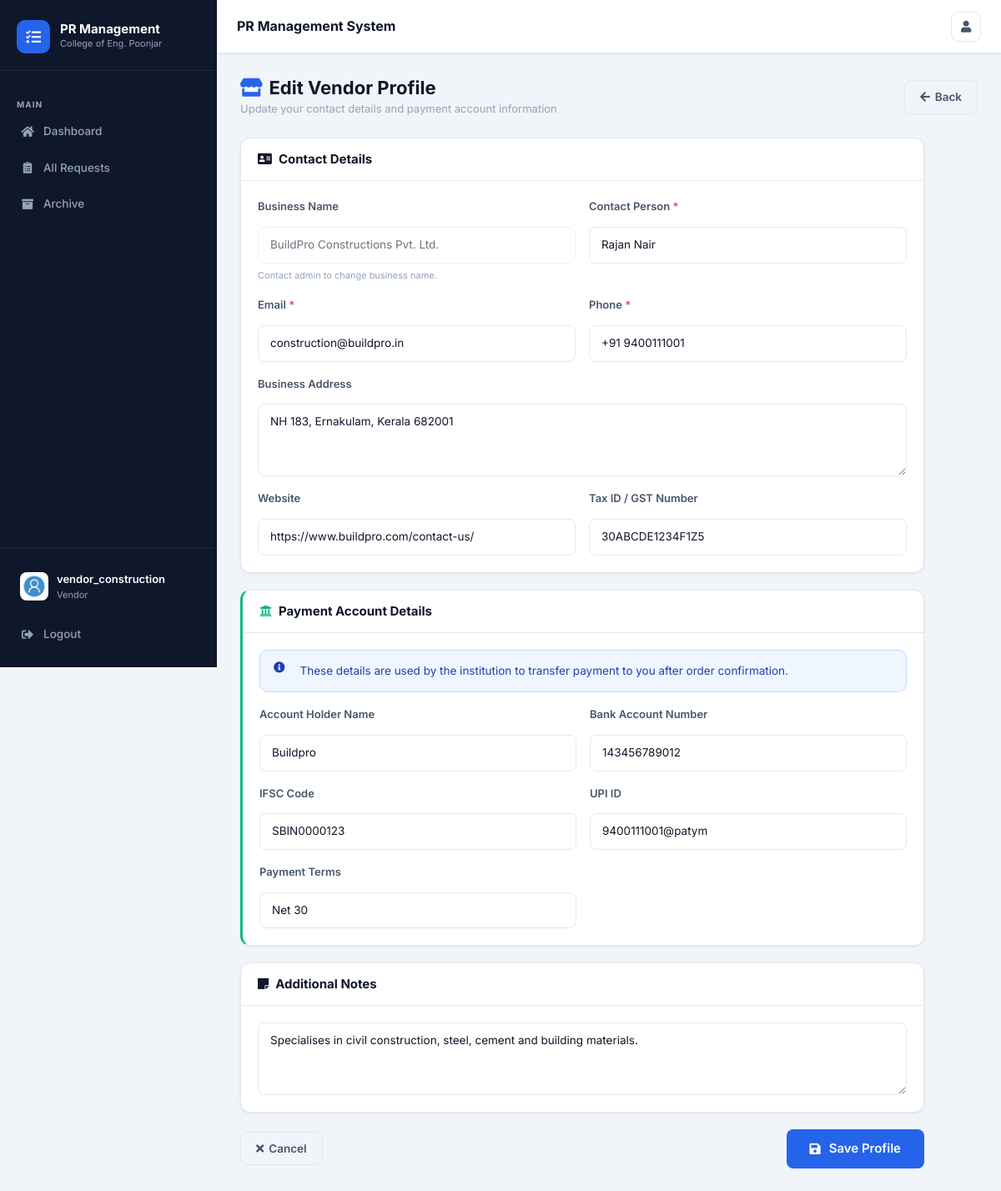
The page /vendor/profile/edit/ (signed in) on the database its author committed.
### users/models.py (models this page shows, shortened)
class Profile(models.Model):
    user = models.OneToOneField(User, on_delete=models.CASCADE)
    image = models.ImageField(default='default.jpg', upload_to='profile_pics')
    role = models.CharField(max_length=20, choices=ROLE_CHOICES, default='requester')
    def is_admin(self):
        return self.role == 'admin'
    def is_buyer(self):
        return self.role == 'buyer'
    def is_requester(self):
        return self.role == 'requester'
    def is_vendor(self):
        return self.role == 'vendor'

### prs/models.py (models this page shows, shortened)
class Vendor(models.Model):
    user = models.OneToOneField(User, on_delete=models.CASCADE, null=True, blank=True, related_name='vendor_profile')
    name = models.CharField(max_length=200, unique=True)
    contact_person = models.CharField(max_length=200, blank=True)
    email = models.EmailField(blank=True)
    phone = models.CharField(max_length=50, blank=True)
    address = models.TextField(blank=True)
    website = models.URLField(blank=True)
    tax_id = models.CharField(max_length=100, blank=True, help_text="Tax ID or Business Registration Number")
    bank_account = models.CharField(max_length=100, blank=True)
    account_holder = models.CharField(max_length=200, blank=True, help_text="Bank account holder name")
    ifsc_code = models.CharField(max_length=20, blank=True, help_text="IFSC code for bank transfer")
    upi_id = models.CharField(max_length=100, blank=True, help_text="UPI ID for payments (e.g. vendor@upi)")
    payment_terms = models.CharField(max_length=100, blank=True, help_text="e.g., Net 30, Net 60")
    categories = models.CharField(
        max_length=500,
        blank=True,
        help_text="Select categories you serve (comma-separated)"
    )
    status = models.CharField(max_length=50, choices=vendor_status_choice, default='Pending')
    rating = models.FloatField(default=0.0, help_text="Average rating out of 5")
    is_approved = models.BooleanField(default=False)
    approved_by = models.ForeignKey(User, on_delete=models.SET_NULL, null=True, blank=True, related_name='vendors_approved')
    approved_date = models.DateTimeField(null=True, blank=True)
    date_added = models.DateTimeField(default=timezone.now)
    added_by = models.ForeignKey(User, on_delete=models.SET_NULL, null=True, related_name='vendors_added')
    notes = models.TextField(blank=True)
    class Meta:
        ordering = ['name']

### prs/views.py (the view, shortened to what this page needs)
# urls.py: path('vendor/profile/edit/', views.vendor_profile_edit, name='vendor-profile-edit'),
@login_required
def vendor_profile_edit(request):
    try:
        vendor = Vendor.objects.get(user=request.user)
    except Vendor.DoesNotExist:
        from django.contrib import messages
        messages.error(request, 'No vendor profile found.')
        return redirect('vendor-register')
    return render(request, 'prs/vendor_profile_edit.html', {'vendor': vendor})

### prs/templates/prs/vendor_profile_edit.html (shortened to what this page needs)
{% extends "prs/layout.html" %}
{% block content %}
<div class="page-header">
  <div class="page-header-left">
    <h1><i class="fas fa-store mr-2" style="color:var(--primary)"></i>Edit Vendor Profile</h1>
    <p>Update your contact details and payment account information</p>
  </div>
  <a href="{% url 'vendor-dashboard' %}" class="btn btn-outline"><i class="fas fa-arrow-left"></i> Back</a>
</div>
<div style="max-width:820px;">
<form method="POST">
<div class="card" style="margin-bottom:20px;">
  <div class="card-header"><h5><i class="fas fa-address-card mr-2"></i>Contact Details</h5></div>
  <div class="card-body">
    <div class="vpe-grid">
      <div class="vpe-group">
        <label>Business Name</label>
        <input type="text" value="{{ vendor.name }}" disabled style="opacity:.6;cursor:not-allowed;">
        <div class="vpe-hint">Contact admin to change business name.</div>
      </div>
      <div class="vpe-group">
        <label>Contact Person <span class="req">*</span></label>
        <input type="text" name="contact_person" value="{{ vendor.contact_person }}" placeholder="Full name of primary contact" required>
      </div>
      <div class="vpe-group">
        <label>Email <span class="req">*</span></label>
        <input type="email" name="email" value="{{ vendor.email }}" placeholder="business@example.com" required>
      </div>
      <div class="vpe-group">
        <label>Phone <span class="req">*</span></label>
        <input type="text" name="phone" value="{{ vendor.phone }}" placeholder="+91 98765 43210" required>
      </div>
      <div class="vpe-group vpe-full">
        <label>Business Address</label>
        <textarea name="address" rows="3" placeholder="Full business address...">{{ vendor.address }}</textarea>
      </div>
      <div class="vpe-group">
        <label>Website</label>
        <input type="url" name="website" value="{{ vendor.website }}" placeholder="https://yourwebsite.com">
      </div>
      <div class="vpe-group">
        <label>Tax ID / GST Number</label>
        <input type="text" name="tax_id" value="{{ vendor.tax_id }}" placeholder="GSTIN or Business Reg. No.">
      </div>
    </div>
  </div>
</div>
<div class="card" style="margin-bottom:20px;border-left:3px solid var(--success);">
  <div class="card-header"><h5><i class="fas fa-university mr-2" style="color:var(--success)"></i>Payment Account Details</h5></div>
  <div class="card-body">
    <div class="alert alert-info" style="margin-bottom:16px;">
      <i class="fas fa-info-circle mr-2"></i>
      These details are used by the institution to transfer payment to you after order confirmation.
    </div>
    <div class="vpe-grid">
      <div class="vpe-group">
        <label>Account Holder Name</label>
        <input type="text" name="account_holder" value="{{ vendor.account_holder }}" placeholder="Name as on bank account">
      </div>
      <div class="vpe-group">
        <label>Bank Account Number</label>
        <input type="text" name="bank_account" value="{{ vendor.bank_account }}" placeholder="e.g. 1234567890123456">
      </div>
      <div class="vpe-group">
        <label>IFSC Code</label>
        <input type="text" name="ifsc_code" value="{{ vendor.ifsc_code }}" placeholder="e.g. SBIN0001234" style="text-transform:uppercase;">
      </div>
      <div class="vpe-group">
        <label>UPI ID</label>
        <input type="text" name="upi_id" value="{{ vendor.upi_id }}" placeholder="e.g. vendor@upi or 9876543210@paytm">
      </div>
      <div class="vpe-group">
        <label>Payment Terms</label>
        <input type="text" name="payment_terms" value="{{ vendor.payment_terms }}" placeholder="e.g. Net 30, Advance, COD">
      </div>
    </div>
  </div>
</div>
<div class="card" style="margin-bottom:20px;">
  <div class="card-header"><h5><i class="fas fa-sticky-note mr-2"></i>Additional Notes</h5></div>
  <div class="card-body">
    <div class="vpe-group">
      <textarea name="notes" rows="3" placeholder="Any additional information about your business...">{{ vendor.notes }}</textarea>
    </div>
  </div>
</div>
<div style="display:flex;justify-content:space-between;align-items:center;">
  <a href="{% url 'vendor-dashboard' %}" class="btn btn-outline"><i class="fas fa-times"></i> Cancel</a>
  <button type="submit" class="btn btn-primary btn-lg"><i class="fas fa-save mr-1"></i> Save Profile</button>
</div>
</form>
</div>
{% endblock %}

### prs/templates/prs/layout.html (shortened to what this page needs)
{% load static %}
<!DOCTYPE html>
<html lang="en">
<head>
  <link rel="stylesheet" href="https://maxcdn.bootstrapcdn.com/bootstrap/4.0.0/css/bootstrap.min.css">
  <link rel="stylesheet" href="https://cdnjs.cloudflare.com/ajax/libs/font-awesome/5.15.4/css/all.min.css">
  <link rel="stylesheet" href="{% static 'prs/new-design.css' %}">
</head>
<body>
{% if user.is_authenticated %}
<aside class="app-sidebar" id="appSidebar">
  <div class="sidebar-logo">
    <div class="sidebar-logo-icon"><i class="fas fa-tasks"></i></div>
    <div>
      <div class="sidebar-logo-text">PR Management</div>
      <div class="sidebar-logo-sub">College of Eng. Poonjar</div>
    </div>
  </div>
  <nav class="sidebar-nav">
    <div class="sidebar-section-label">Main</div>
    <a href="{% url 'dashboard' %}" class="sidebar-link {% if request.resolver_match.url_name == 'dashboard' %}active{% endif %}">
      <i class="fas fa-home"></i> Dashboard
    </a>
    <a href="{% url 'prs-home' %}" class="sidebar-link {% if request.resolver_match.url_name == 'prs-home' %}active{% endif %}">
      <i class="fas fa-clipboard-list"></i> All Requests
    </a>
    <a href="{% url 'pr-archive' %}" class="sidebar-link {% if request.resolver_match.url_name == 'pr-archive' %}active{% endif %}">
      <i class="fas fa-archive"></i> Archive
    </a>
  </nav>
  <div class="sidebar-footer">
    <a href="{% url 'profile' %}" class="sidebar-user" style="text-decoration:none;">
      <img src="{{ user.profile.image.url }}" alt="{{ user.username }}">
      <div>
        <div class="sidebar-user-name">{{ user.username }}</div>
        <div class="sidebar-user-role">
          {% if user.profile.is_admin %}Admin
          {% elif user.profile.is_buyer %}Buyer
          {% elif user.profile.is_vendor %}Vendor
          {% else %}Requester{% endif %}
        </div>
      </div>
    </a>
    <form method="POST" action="{% url 'logout' %}" style="margin-top:8px;">
      <button type="submit" class="sidebar-link w-100" style="background:none;border:none;cursor:pointer;text-align:left;">
        <i class="fas fa-sign-out-alt"></i> Logout
      </button>
    </form>
  </div>
</aside>
<div class="app-main">
  <header class="app-topbar">
    <div class="topbar-title">PR Management System</div>
    <div class="topbar-actions">
      <a href="{% url 'profile' %}" class="topbar-btn" title="Profile">
        <i class="fas fa-user"></i>
      </a>
    </div>
  </header>
  <div class="app-content">
{% endif %}
{% block content %}{% endblock %}
{% if user.is_authenticated %}
  </div>
</div>
{% endif %}
</body>
</html>

### prs/templates/prs/vendor_profile_edit.html (style rules this page uses)
.vpe-grid { display:grid; grid-template-columns:1fr 1fr; gap:16px; }
.vpe-group { display:flex; flex-direction:column; gap:6px; }
.vpe-group.vpe-full { grid-column:1/-1; }
.vpe-group label { font-size:13px; font-weight:600; color:var(--text-secondary); }
.vpe-group input, .vpe-group textarea, .vpe-group select { border-radius:8px; border:1.5px solid var(--card-border); padding:10px 14px; font-size:13.5px; background:var(--card-bg); color:var(--text-primary); width:100%; }
.vpe-hint { font-size:11px; color:var(--text-muted); }
.req { color:var(--danger); }
.btn-lg { padding:12px 28px; font-size:15px; }

### rows shown on the page
Vendor: name "BuildPro Constructions Pvt. Ltd.", contact_person "Rajan Nair", email "construction@buildpro.in", phone "+91 9400111001", address "NH 183, Ernakulam, Kerala 682001", website "https://www.buildpro.com/contact-us/", tax_id "30ABCDE1234F1Z5", account_holder "Buildpro", bank_account "143456789012", ifsc_code "SBIN0000123", upi_id "9400111001@patym", payment_terms "Net 30", notes "Specialises in civil construction, steel, cement and building materials."

### other values the page prints
{{ user.username }} "vendor_construction"
